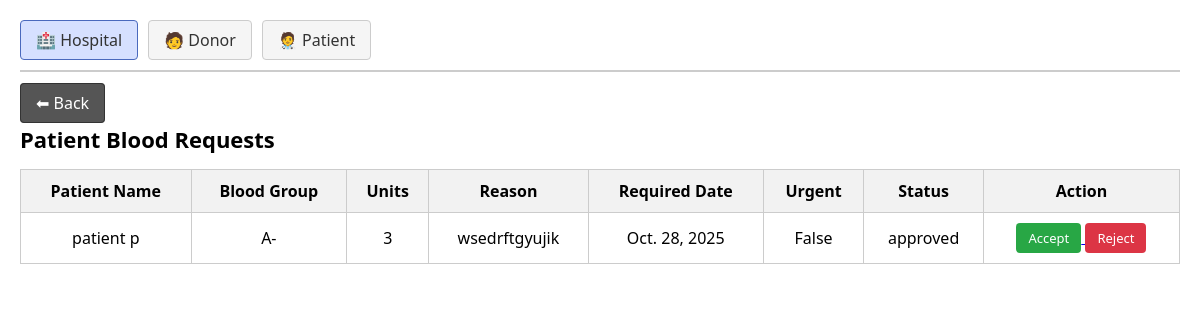
Before: /manage_patients/ with the older database file.
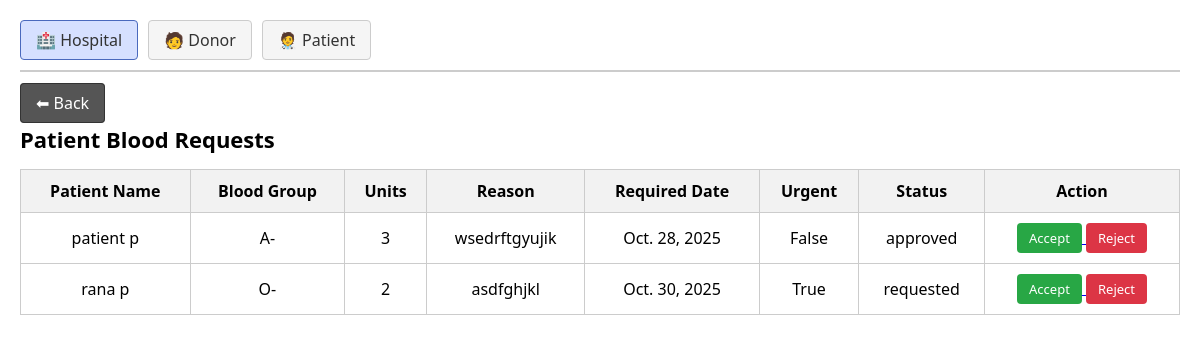
After: the same page with the newer database file.
### Blood_Bank/models.py (models this page shows, shortened)
class Request_list(models.Model):
    patient = models.ForeignKey(Patient,on_delete=models.CASCADE)
    unit = models.PositiveIntegerField(null=True,blank=True)
    date = models.DateField(null=True,blank=True)
    reason = models.CharField(max_length=50,null=True,blank=True)
    urgent = models.BooleanField(default=False)
    STATUS_CHOICES = (
        ('requested', 'Requested'),
        ('approved', 'Approved'),
        ('rejected', 'Rejected'),
    )
    status = models.CharField(max_length=10, choices=STATUS_CHOICES, default='requested')

class Patient(models.Model):
    profile = models.OneToOneField(Profile, on_delete=models.CASCADE)
    patient_name = models.CharField(max_length=20,null=True,blank=True)
    patient_age = models.PositiveIntegerField(null=True,blank=True)
    patient_dob = models.DateField(null=True,blank=True)
    patient_gender = models.CharField(max_length=10,null=True,blank=True)
    patient_number = models.CharField(max_length=20,null=True,blank=True)
    patient_address = models.CharField(max_length=50,null=True,blank=True)
    patient_blood_group = models.CharField(max_length=10,null=True,blank=True)
    emergency_contact_name = models.CharField(max_length=20,null=True,blank=True)
    emergency_contact_number = models.CharField(max_length=20,null=True,blank=True)

### Blood_Bank/views.py (the view)
# urls.py: path('manage_patients/',views.manage_patients,name='manage_patients'),
def manage_patients(request):
    request_list = Request_list.objects.all()
    return render(request,'admin_dashboard/manage_patients.html',{'request_list':request_list})

### Blood_Bank/templates/admin_dashboard/manage_patients.html (shortened to what this page needs)
{% load static %}
<!DOCTYPE html>
<html lang="en">
<head>
    <link rel="stylesheet" href="{% static 'css/admin_dashboard/manage_patients.css' %}">
</head>
<body>
    <div class="page-container">
        <nav class="top-menu">
            <a href="{% url 'manage_hospitals' %}" class="active">🏥 Hospital</a>
            <a href="{% url 'manage_donors' %}">🧑 Donor</a>
            <a href="{% url 'manage_patients' %}">🧑‍⚕ Patient</a>
        </nav>
        <div class="back-section">
            <a href="{% url 'admindashboard' %}" class="back-btn">⬅ Back</a>
        </div>
        <main class="table-container">
            <h2>Patient Blood Requests</h2>
            <table>
                <thead>
                    <tr>
                        <th>Patient Name</th>
                        <th>Blood Group</th>
                        <th>Units</th>
                        <th>Reason</th>
                        <th>Required Date</th>
                        <th>Urgent</th>
                        <th>Status</th>
                        <th>Action</th>
                    </tr>
                </thead>
                <tbody>
                    {% for r in request_list %}
                    <tr>
                        <td>{{ r.patient.patient_name }}</td>
                        <td>{{ r.patient.patient_blood_group }}</td>
                        <td>{{ r.unit }}</td>
                        <td>{{ r.reason }}</td>
                        <td>{{ r.date }}</td>
                        <td>{{ r.urgent }}</td>
                        <td>{{ r.status }}</td>
                        <td>
                            <a href="{% url 'manage_patients_update' r.id %}">
                                <button class="btn approve" type="button">Accept</button>
                            </a>
                            <a href="{% url 'manage_patients_delete' r.id %}">
                                <button class="btn reject" type="button">Reject</button>
                            </a>
                        </td>
                    </tr>
                    {% empty %}
                    <tr>
                        <td colspan="8">No patient requests available</td>
                    </tr>
                    {% endfor %}
                </tbody>
            </table>
        </main>
    </div>
</body>
</html>

Changed rows visible on the page:
added Request_list: patient.patient_name "rana p", patient.patient_blood_group "O-", unit "2", reason "asdfghjkl", date "Oct. 30, 2025", urgent "True", status "requested"
